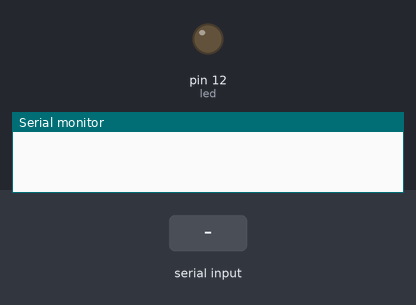
This sketch was run on a simulated Arduino Uno, built with avr-gcc and run on an emulated ATmega328P. Parts: output pins drawn as LEDs (lit = HIGH), the last lines printed to the serial monitor. Inputs (shaded band) come from the test bench.

Above: at 1.2 s.
1.3 s: "1" received over Serial
At 2.5 s:
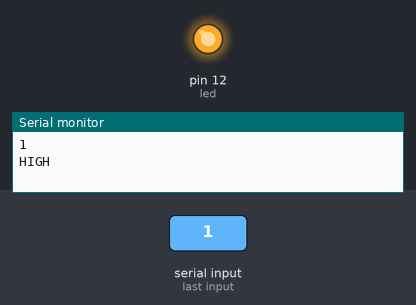
2.8 s: "0" received over Serial
At 3.6 s:
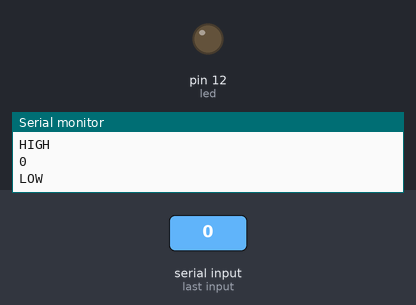
Timing chart, 0 to 5.8 s (numbered marks = the images above; inputs shaded):
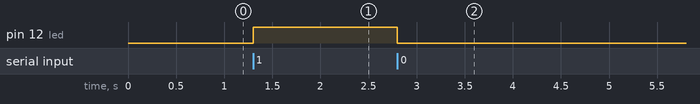

Measured:
- after the input at 1.3 s, pin 12 (led): LOW → HIGH at once
- after the input at 2.8 s, pin 12 (led): HIGH → LOW at once

The sketch:

testSerial.ino
```cpp
int led = 12;

void setup() {
  Serial.begin(9600);
  pinMode(led,OUTPUT);
}

void loop() {
  if (Serial.available()){
    int data = Serial.read();
    char dato = (char)data;
    Serial.println(dato);
    if(dato == '1'){
      digitalWrite(led,HIGH);
      Serial.println("HIGH");
    } else {
      digitalWrite(led,LOW);
      Serial.println("LOW");
    }
  }
}
```
